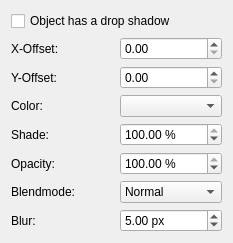
<?xml version="1.0" encoding="UTF-8"?>
<ui version="4.0">
 <class>PropertiesPalette_ShadowBase</class>
 <widget class="QWidget" name="PropertiesPalette_ShadowBase">
  <property name="geometry">
   <rect>
    <x>0</x>
    <y>0</y>
    <width>233</width>
    <height>232</height>
   </rect>
  </property>
  <property name="windowTitle">
   <string notr="true">Form</string>
  </property>
  <layout class="QVBoxLayout" name="verticalLayout">
   <item>
    <widget class="QCheckBox" name="hasSoftShadow">
     <property name="text">
      <string>Object has a drop shadow</string>
     </property>
    </widget>
   </item>
   <item>
    <layout class="QGridLayout" name="gridLayout">
     <item row="0" column="0">
      <widget class="QLabel" name="label">
       <property name="text">
        <string>X-Offset:</string>
       </property>
       <property name="buddy">
        <cstring>softShadowXOffset</cstring>
       </property>
      </widget>
     </item>
     <item row="0" column="1">
      <widget class="ScrSpinBox" name="softShadowXOffset"/>
     </item>
     <item row="1" column="0">
      <widget class="QLabel" name="label_2">
       <property name="text">
        <string>Y-Offset:</string>
       </property>
       <property name="buddy">
        <cstring>softShadowYOffset</cstring>
       </property>
      </widget>
     </item>
     <item row="1" column="1">
      <widget class="ScrSpinBox" name="softShadowYOffset"/>
     </item>
     <item row="2" column="0">
      <widget class="QLabel" name="label_4">
       <property name="text">
        <string>Color:</string>
       </property>
       <property name="buddy">
        <cstring>softShadowColor</cstring>
       </property>
      </widget>
     </item>
     <item row="2" column="1">
      <widget class="ColorCombo" name="softShadowColor"/>
     </item>
     <item row="3" column="0">
      <widget class="QLabel" name="label_5">
       <property name="text">
        <string>Shade:</string>
       </property>
       <property name="buddy">
        <cstring>softShadowShade</cstring>
       </property>
      </widget>
     </item>
     <item row="4" column="0">
      <widget class="QLabel" name="label_6">
       <property name="text">
        <string>Opacity:</string>
       </property>
       <property name="buddy">
        <cstring>softShadowOpacity</cstring>
       </property>
      </widget>
     </item>
     <item row="4" column="1">
      <widget class="ScrSpinBox" name="softShadowOpacity">
       <property name="suffix">
        <string> %</string>
       </property>
       <property name="maximum">
        <number>100</number>
       </property>
       <property name="value">
        <number>100</number>
       </property>
      </widget>
     </item>
     <item row="5" column="0">
      <widget class="QLabel" name="label_7">
       <property name="text">
        <string>Blendmode:</string>
       </property>
       <property name="buddy">
        <cstring>softShadowBlendMode</cstring>
       </property>
      </widget>
     </item>
     <item row="5" column="1">
      <widget class="QComboBox" name="softShadowBlendMode">
       <item>
        <property name="text">
         <string>Normal</string>
        </property>
       </item>
       <item>
        <property name="text">
         <string>Darken</string>
        </property>
       </item>
       <item>
        <property name="text">
         <string>Lighten</string>
        </property>
       </item>
       <item>
        <property name="text">
         <string>Multiply</string>
        </property>
       </item>
       <item>
        <property name="text">
         <string>Screen</string>
        </property>
       </item>
       <item>
        <property name="text">
         <string>Overlay</string>
        </property>
       </item>
       <item>
        <property name="text">
         <string>Hard Light</string>
        </property>
       </item>
       <item>
        <property name="text">
         <string>Soft Light</string>
        </property>
       </item>
       <item>
        <property name="text">
         <string>Difference</string>
        </property>
       </item>
       <item>
        <property name="text">
         <string>Exclusion</string>
        </property>
       </item>
       <item>
        <property name="text">
         <string>Color Dodge</string>
        </property>
       </item>
       <item>
        <property name="text">
         <string>Color Burn</string>
        </property>
       </item>
       <item>
        <property name="text">
         <string>Hue</string>
        </property>
       </item>
       <item>
        <property name="text">
         <string>Saturation</string>
        </property>
       </item>
       <item>
        <property name="text">
         <string>Color</string>
        </property>
       </item>
       <item>
        <property name="text">
         <string>Luminosity</string>
        </property>
       </item>
      </widget>
     </item>
     <item row="6" column="0">
      <widget class="QLabel" name="label_3">
       <property name="text">
        <string>Blur:</string>
       </property>
       <property name="buddy">
        <cstring>softShadowBlurRadius</cstring>
       </property>
      </widget>
     </item>
     <item row="6" column="1">
      <widget class="ScrSpinBox" name="softShadowBlurRadius">
       <property name="suffix">
        <string> px</string>
       </property>
       <property name="maximum">
        <number>20</number>
       </property>
       <property name="value">
        <number>5</number>
       </property>
      </widget>
     </item>
     <item row="3" column="1">
      <widget class="ScrSpinBox" name="softShadowShade">
       <property name="suffix">
        <string> %</string>
       </property>
       <property name="maximum">
        <number>100</number>
       </property>
       <property name="value">
        <number>100</number>
       </property>
      </widget>
     </item>
    </layout>
   </item>
  </layout>
 </widget>
 <customwidgets>
  <customwidget>
   <class>ScrSpinBox</class>
   <extends>QDoubleSpinBox</extends>
   <header>ui/scrspinbox.h</header>
  </customwidget>
  <customwidget>
   <class>ColorCombo</class>
   <extends>QComboBox</extends>
   <header>ui/colorcombo.h</header>
  </customwidget>
 </customwidgets>
 <resources/>
 <connections/>
</ui>
